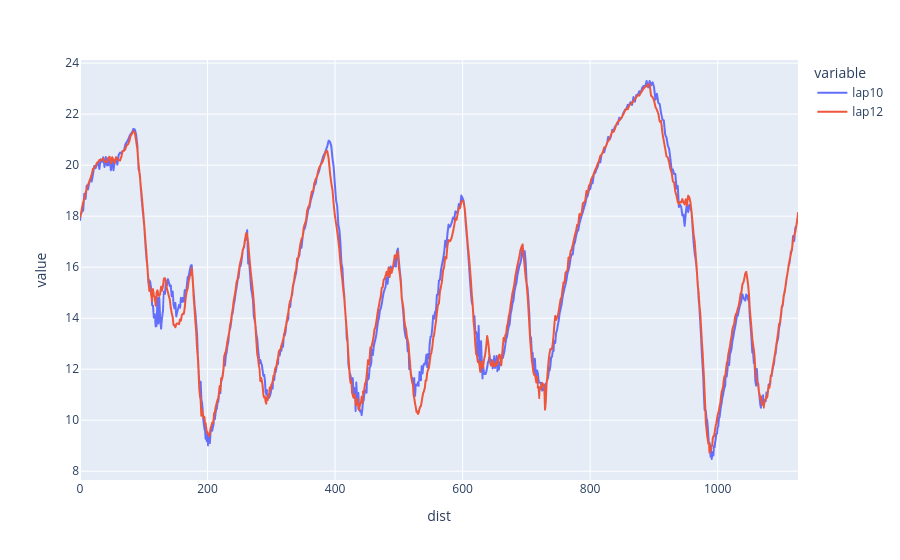

The notebook cell this image was saved under:
### Code cell
px.line(pd.DataFrame({
    "dist": lap10.cum_distances,
    "lap10": [p.point.full_speed for p in lap10.points],
    "lap12": [p.point.full_speed for p in lap15_10.points],
}).set_index("dist"))

### Figure 1 — Plotly figure (JSON) as saved in the notebook; plotly's stock layout.template omitted (floating-point values rounded to 4 significant figures; data arrays with more than 128 entries replaced by an {"elided": "..."} marker saying what was removed)
{"data": [{"hovertemplate": "variable=lap10<br>dist=%{x}<br>value=%{y}<extra></extra>", "legendgroup": "lap10", "line": {"color": "#636efa", "dash": "solid"}, "marker": {"symbol": "circle"}, "mode": "lines", "name": "lap10", "showlegend": true, "type": "scattergl", "x": {"elided": "762 float values"}, "xaxis": "x", "y": {"elided": "762 float values"}, "yaxis": "y"}, {"hovertemplate": "variable=lap12<br>dist=%{x}<br>value=%{y}<extra></extra>", "legendgroup": "lap12", "line": {"color": "#EF553B", "dash": "solid"}, "marker": {"symbol": "circle"}, "mode": "lines", "name": "lap12", "showlegend": true, "type": "scattergl", "x": {"elided": "762 float values"}, "xaxis": "x", "y": {"elided": "762 float values"}, "yaxis": "y"}], "layout": {"legend": {"title": {"text": "variable"}, "tracegroupgap": 0}, "margin": {"t": 60}, "xaxis": {"anchor": "y", "domain": [0, 1], "title": {"text": "dist"}}, "yaxis": {"anchor": "x", "domain": [0, 1], "title": {"text": "value"}}}}
